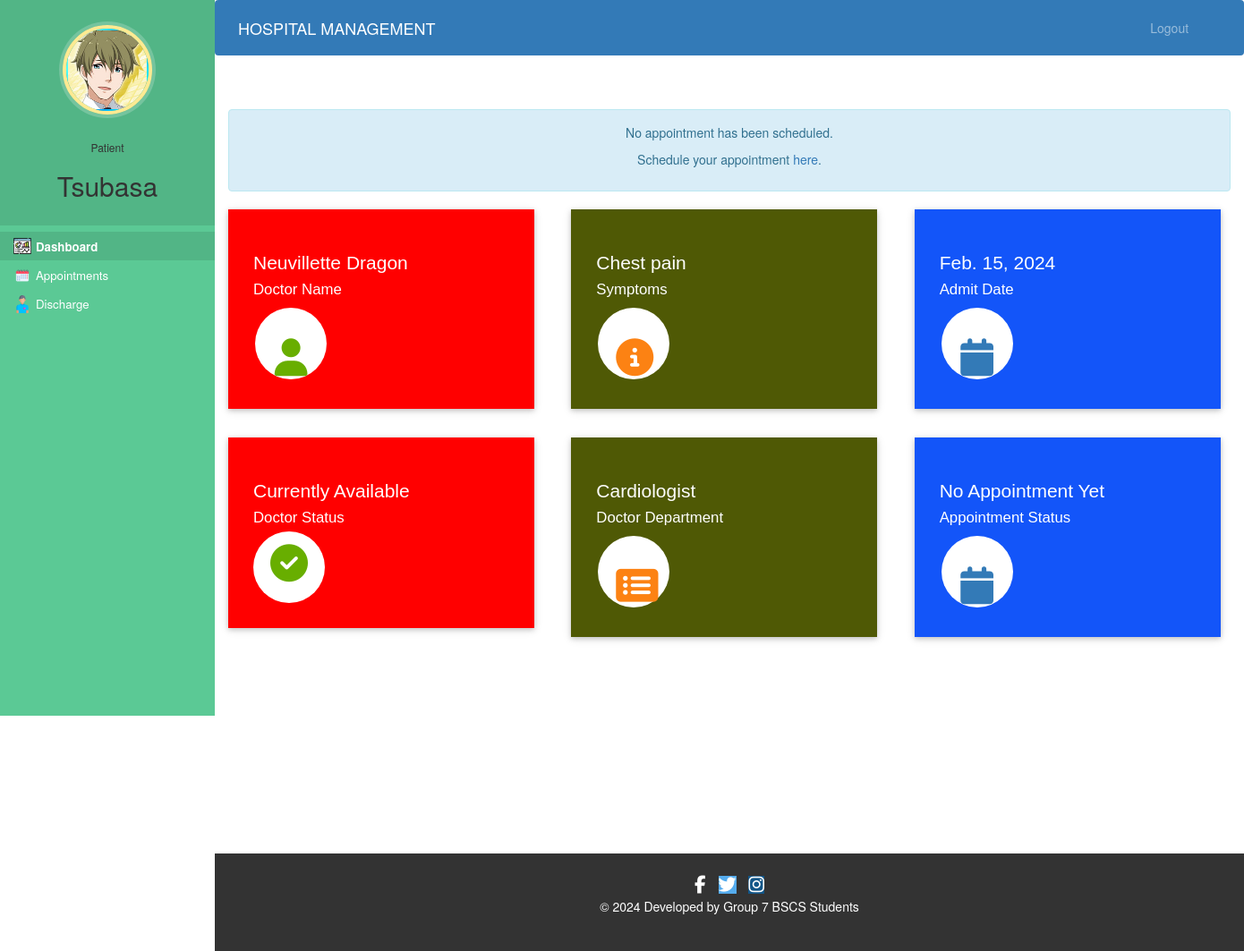
The page /patient-dashboard (signed in) on the database as committed earlier.
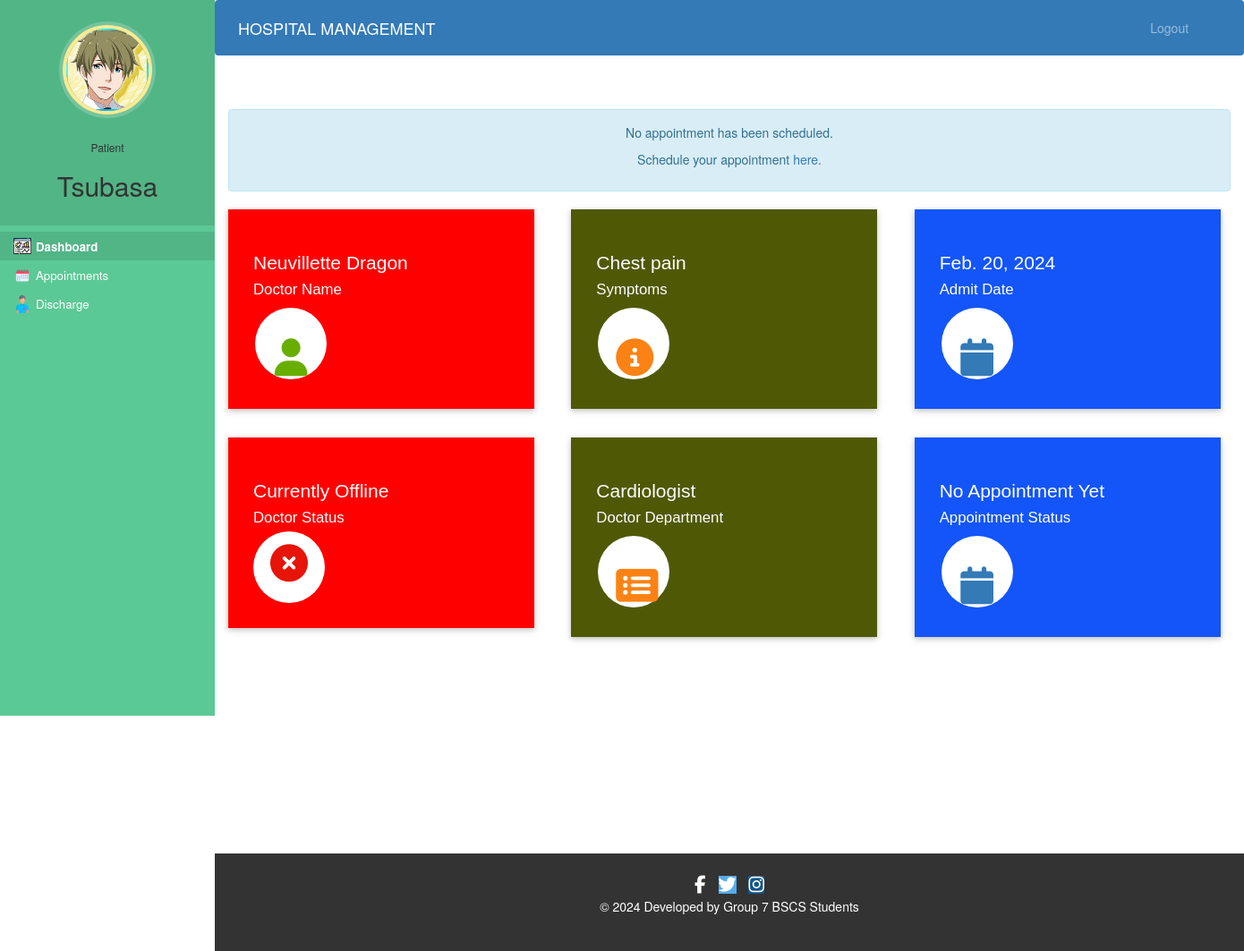
The same page on the database as committed later.
### hospital/models.py (models this page shows, shortened)
class Appointment(models.Model):
    PENDING = 0
    ACCEPTED = 1
    COMPLETED = 2
    REJECTED = 3
    STATUS_CHOICES = [
        (PENDING, 'Pending'),
        (ACCEPTED, 'Accepted'),
        (COMPLETED, 'Completed'),
        (REJECTED, 'Rejected'),
    ]
    appointment_id = models.AutoField(primary_key=True)
    patientId=models.PositiveIntegerField(null=True)
    doctorId=models.PositiveIntegerField(null=True)
    patientName=models.CharField(max_length=40,null=True)
    doctorName=models.CharField(max_length=40,null=True)
    appointmentDate=models.DateTimeField()
    description=models.TextField(max_length=500)
    status = models.IntegerField(choices=STATUS_CHOICES, default=PENDING)

class Patient(models.Model):
    user = models.OneToOneField(User, on_delete=models.CASCADE)
    first_name = models.CharField(max_length=50)
    last_name = models.CharField(max_length=50)
    gender = models.CharField(max_length=10, choices=sex)  # New field
    date_of_birth = models.DateField()
    address = models.CharField(max_length=100)
    mobile = models.CharField(max_length=20)
    status = models.BooleanField(default=False)
    admit_date = models.DateField(auto_now=True)
    profile_pic = models.ImageField(upload_to='profile_pic/PatientProfilePic/', null=True, blank=True)
    assigned_doctor_id = models.PositiveIntegerField(null=False)
    assigned_doctor = models.CharField(max_length=50)
    symptoms = models.CharField(max_length=100)

### hospital/views.py (the view)
# urls.py: path('patient-dashboard', views.patient_dashboard_view,name='patient-dashboard'),
@login_required(login_url='patientlogin')
@user_passes_test(is_patient)
def patient_dashboard_view(request):
    patient = models.Patient.objects.get(user_id=request.user.id)
    doctor = models.Doctor.objects.get(user_id=patient.assigned_doctor_id)
    try:
        appointment = models.Appointment.objects.get(patientId=request.user.id)
        appointment_date = appointment.appointmentDate.strftime("%b. %d, %Y %I:%M %p")
        appointment_status = appointment.status
    except models.Appointment.DoesNotExist:
        appointment_date = None
        appointment_status = None
    mydict = {
        'patient': patient,
        'doctorName': doctor.get_name,
        'doctorMobile': doctor.mobile,
        'doctorAddress': doctor.address,
        'doctorAvailability': doctor.status,
        'symptoms': patient.symptoms,
        'doctorDepartment': doctor.department,
        'admit_date': patient.admit_date,
        'appointmentDate': appointment_date,
        'appointmentStatus': appointment_status,
    }
    return render(request, 'hospital/patient_dashboard.html', context=mydict)

### hospital/models.py (called while the page is built)
    @property
    def get_name(self):
        return self.user.first_name+" "+self.user.last_name

### hospital/views.py (called while the page is built)
def is_patient(user):
    return user.groups.filter(name='PATIENT').exists()

### templates/hospital/patient_dashboard.html
{% extends 'hospital/patient_base.html' %}
{% load static %}
{% block content %}
{%include 'hospital/patient_dashboard_cards.html'%}
<br><br><br><br>
{% endblock content %}

### templates/hospital/patient_base.html (shortened to what this page needs)
<!DOCTYPE html>
{% load static %}
<html lang="en">
<head>
  <link rel="stylesheet" href="https://stackpath.bootstrapcdn.com/bootstrap/4.3.1/css/bootstrap.min.css">
  <link rel="stylesheet" href="https://maxcdn.bootstrapcdn.com/font-awesome/4.7.0/css/font-awesome.min.css">
</head>
<body>
  <nav class="menu" tabindex="0">
    <header class="avatar">
      <img src="{{ patient.profile_pic.url }}" alt="Profile Pic" />
      <br><br>
      <h6>Patient</h6>
      <h2>{{ request.user.first_name }}</h2>
    </header>
    <ul>
      <li tabindex="0" id="dashboardIcon" class="icon-dashboard {% if 'dashboard' in request.path %}active{% endif %}">
        <a style="color:white; text-decoration:none;" href="/patient-dashboard">
          <span>Dashboard</span>
        </a>
      </li>
      <li tabindex="0" id="appointmentIcon" class="icon-calendar {% if 'appointment' in request.path %}active{% endif %}">
        <a style="color:white; text-decoration:none;" href="/patient-appointment">
          <span>Appointments</span>
        </a>
      </li>
      <li tabindex="0" id="dischargeIcon" class="icon-users {% if 'discharge' in request.path %}active{% endif %}">
        <a style="color:white; text-decoration:none;" href="/patient-discharge">
          <span>Discharge</span>
        </a>
      </li>
    </ul>
  </nav>
  <main>
    <div class="bs-example justify-content-center">
      <nav class="navbar navbar-expand-md navbar-dark fixed-top" style="background:#337AB7;">
        <a href="/patient-dashboard" class="navbar-brand">HOSPITAL MANAGEMENT</a>
        <div class="collapse navbar-collapse justify-content-between" id="navbarCollapse">
          <div class="navbar-nav" style=" margin-left: 90%;">
            <form id="logoutForm" action="{% url 'logout' %}" method="post">
              <a href="#" class="nav-item nav-link" id="logoutLink">Logout</a>
            </form>
          </div>
        </div>
      </nav>
    </div>
    <br><br>
    {% block content %}
    {% endblock content %}
    <br><br><br><br><br><br><br>
      {% include 'hospital/footer.html' %}
  </main>
</body>
</html>

### templates/hospital/patient_dashboard_cards.html (shortened to what the changed rows need)
<!DOCTYPE html>
<html lang="en" dir="ltr">
<head>
  <link rel="stylesheet" href="https://maxcdn.bootstrapcdn.com/bootstrap/3.4.1/css/bootstrap.min.css">
  <link rel="stylesheet" href="https://cdnjs.cloudflare.com/ajax/libs/font-awesome/4.7.0/css/font-awesome.min.css">
</head>
<body>
  <div class="container-fluid market-updates">
    <div class="row mb-3">
      <div class="col-md-4 market-update-gd">
        <div class="market-update-block clr-block-1">
          <div class="market-update-left">
            <h3>{{doctorName}}</h3>
            <h4>Doctor Name</h4>
          </div>
        </div>
      </div>
      <div class="col-md-4 market-update-gd">
        <div class="market-update-block clr-block-2">
          <div class="market-update-left">
            <h3>{{symptoms}}</h3>
            <h4>Symptoms</h4>
          </div>
        </div>
      </div>
      <div class="col-md-4 market-update-gd">
        <div class="market-update-block clr-block-3">
          <div class="market-update-left">
            <h3>{{admit_date}}</h3>
            <h4>Admit Date</h4>
          </div>
        </div>
      </div>
    </div>
    <div class="row mt-3">
      {% if doctorAvailability == 1 %}
      <div class="col-md-4 market-update-gd">
        <div class="market-update-block clr-block-1">
          <div class="market-update-left">
            <h3>Currently Available</h3>
            <h4>Doctor Status</h4>
          </div>
          <div class="market-update-right">
            <i class="fas fa-check-circle"></i>
          </div>
        </div>
      </div>
      {% elif doctorAvailability == 2 %}
      <div class="col-md-4 market-update-gd">
        <div class="market-update-block clr-block-1">
          <div class="market-update-left">
            <h3>Currently Offline</h3>
            <h4>Doctor Status</h4>
          </div>
          <div class="market-update-right">
            <i class="fas fa-times-circle"></i>
          </div>
        </div>
      </div>
      {% endif %}
    </div>
  </div>
</body>
</html>

Rows that differ between the two databases and show on the page:
changed Patient "Chest pain": admit_date "Feb. 15, 2024" → "Feb. 20, 2024"
Other text that changed with them:
text no longer shown: "Currently Available"
text now shown: "Currently Offline"
